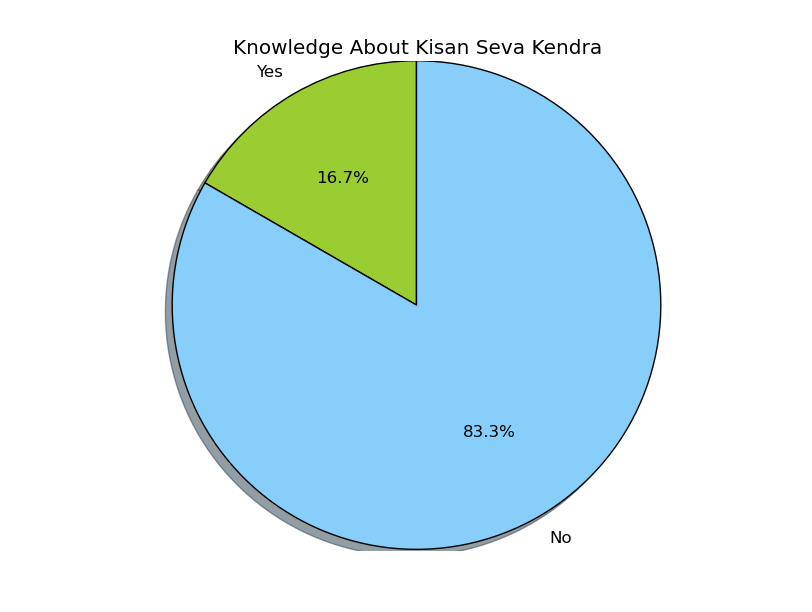

Recreate this plot in Python.
import matplotlib.pyplot as plt


# The slices will be ordered and plotted counter-clockwise.
labels = 'Yes', 'No'
sizes = [2,10]
#colors = ['yellowgreen', 'gold', 'lightskyblue', 'lightcoral']
#explode = (0, 0.1, 0, 0) # only "explode" the 2nd slice (i.e. 'Hogs')

colors = ['yellowgreen', 'lightskyblue']

plt.pie(sizes, labels=labels, colors=colors,
        autopct='%1.1f%%', shadow=True, startangle=90)
# Set aspect ratio to be equal so that pie is drawn as a circle.
plt.axis('equal')
plt.title("Knowledge About Kisan Seva Kendra")
plt.show()
